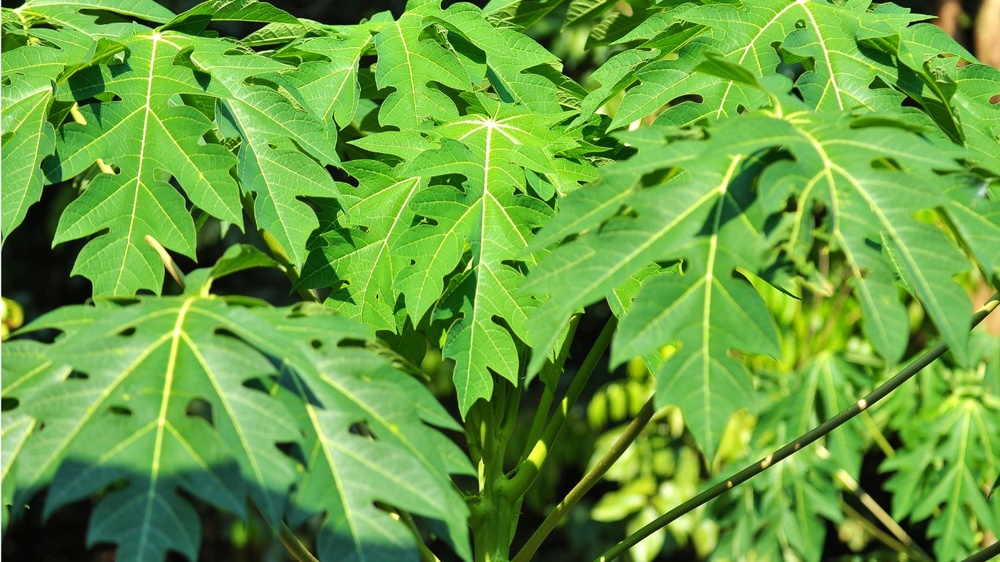
#> input picture daunpepaya.jpg, 1000 x 562 px, shrunk from 1366 x 768 before the run
$ python daun.py
#> lines starting #> are read from the running program, lines starting #| are printed output that depends on the picture; after the words box and inside, x2 and y2 are one past the last pixel; in counts of white or black regions, pixels touching at a corner belong together
import numpy as np
import imageio.v3 as iio
import matplotlib.pyplot as plt

# Fungsi untuk menampilkan gambar
def show_image(image, title, cmap=None):
    plt.imshow(image, cmap=cmap)
    plt.title(title)
    plt.axis('off')

# Fungsi untuk ekstrak channel warna
def extract_channel(image, channel_index):
    channel_image = np.zeros_like(image)
    channel_image[:, :, channel_index] = image[:, :, channel_index]
    return channel_image

# Fungsi konversi ke grayscale
def to_grayscale(image):
    grayscale_image = np.dot(image[..., :3], [0.2989, 0.5870, 0.1140])
    return grayscale_image

# Fungsi konversi ke citra biner (thresholding)
def to_binary(image, threshold=128):
    grayscale_image = to_grayscale(image)
    binary_image = (grayscale_image > threshold) * 255
    return binary_image

# Load gambar daun (ubah nama file jika perlu)
images = {
    "Daun Pepaya": iio.imread('daunpepaya.jpg'),
    "Singkong": iio.imread('daunsingkong.jpg'),
    "Kenikir": iio.imread('daunkenikir.jpg')
}
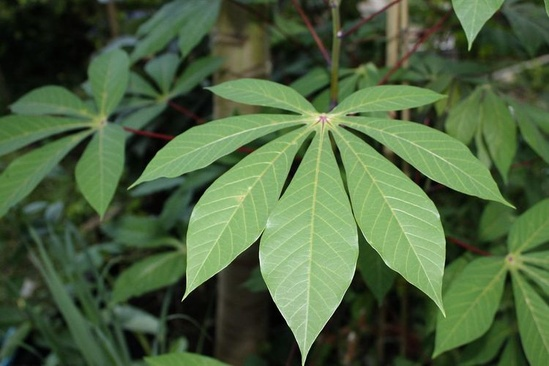
#> input picture daunsingkong.jpg, 549 x 366 px, shrunk from 750 x 500 before the run
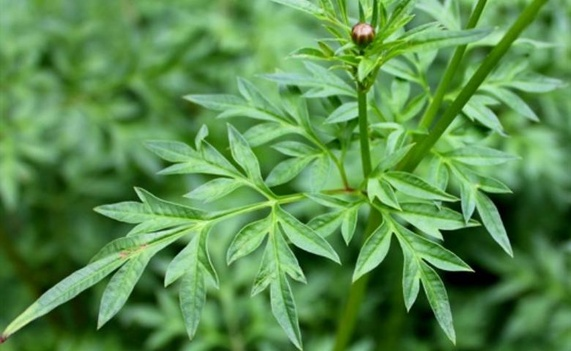
#> input picture daunkenikir.jpg, 571 x 351 px, shrunk from 780 x 480 before the run

# Iterasi untuk setiap gambar
for name, image in images.items():
    plt.figure(figsize=(10, 6))
    plt.suptitle(name, fontsize=16)

    # a) Channel warna R (Red)
    red_channel = extract_channel(image, 0)
    plt.subplot(2, 3, 1)
    show_image(red_channel, 'Red Channel')

    # b) Channel warna G (Green)
    green_channel = extract_channel(image, 1)
    plt.subplot(2, 3, 2)
    show_image(green_channel, 'Green Channel')

    # c) Channel warna B (Blue)
    blue_channel = extract_channel(image, 2)
    plt.subplot(2, 3, 3)
    show_image(blue_channel, 'Blue Channel')

    # d) Konversi warna Grayscale
    grayscale = to_grayscale(image)
    plt.subplot(2, 3, 4)
    show_image(grayscale, 'Grayscale', cmap='gray')

    # e) Konversi warna Threshold (Biner)
    binary_image = to_binary(image)
    plt.subplot(2, 3, 5)
    show_image(binary_image, 'Binary (Threshold)', cmap='gray')

    plt.tight_layout()
    plt.subplots_adjust(top=0.85)
    plt.show()
#> this loop made 3 passes
#> name on passes 1 to 3: 'Daun Pepaya', 'Singkong', 'Kenikir'
#> pass 1, `plt.show()`:
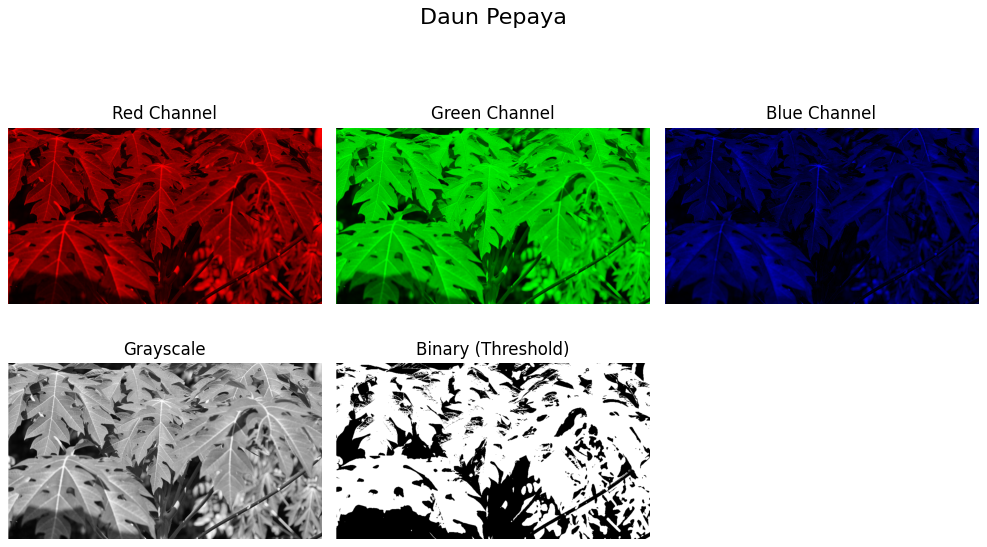
#> figure drawn by matplotlib, 5 panels
#> after the loop:
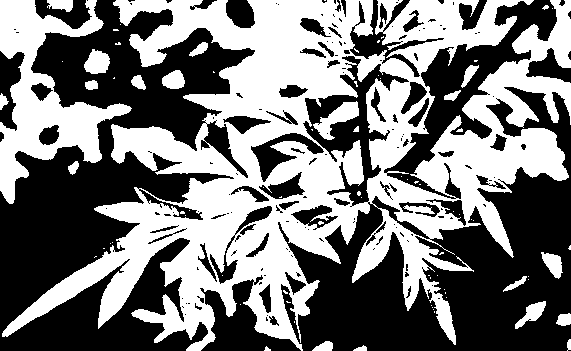
#> binary_image: shape (351, 571) int64; 47.2% white; 80 white regions (57 under 20 px), largest, box (x1, y1, x2, y2) and area: (2, 0, 571, 351) 80540, (0, 0, 132, 204) 9901, (313, 101, 359, 140) 721
#> after the loop:
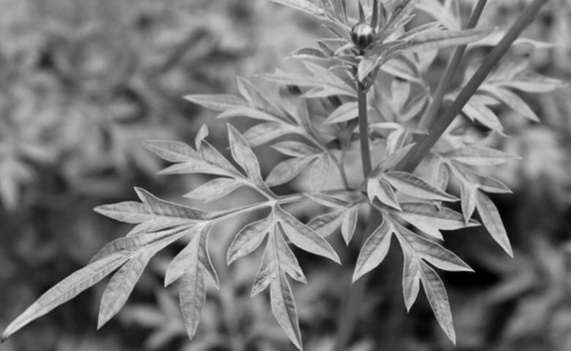
#> grayscale: shape (351, 571) float64; min 0, max 235.6, mean 119.8
#> after the loop:
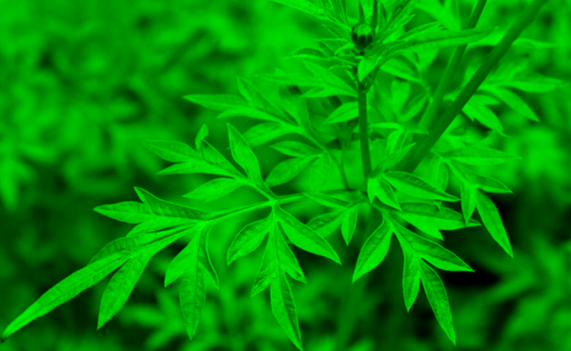
#> green_channel: shape (351, 571, 3); mean R, G, B 0, 143.1, 0
#> after the loop:
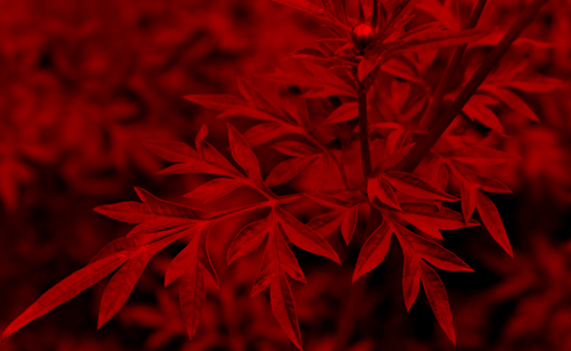
#> red_channel: shape (351, 571, 3); mean R, G, B 90.5, 0, 0
